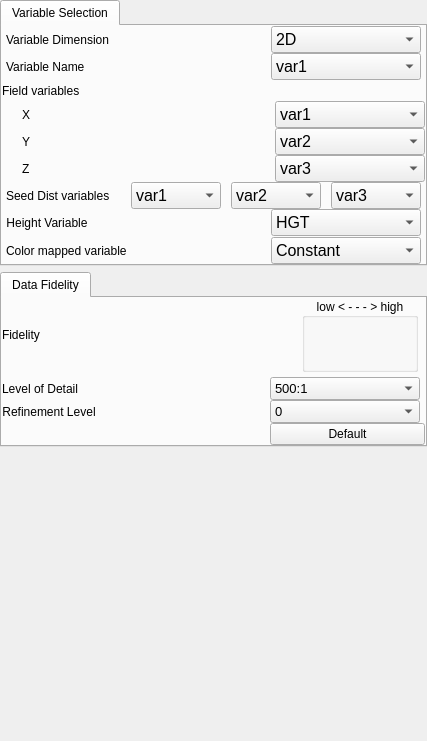
<?xml version="1.0" encoding="UTF-8"?>
<ui version="4.0">
 <class>VariablesWidgetGUI</class>
 <widget class="QWidget" name="VariablesWidgetGUI">
  <property name="geometry">
   <rect>
    <x>0</x>
    <y>0</y>
    <width>427</width>
    <height>741</height>
   </rect>
  </property>
  <property name="maximumSize">
   <size>
    <width>16777215</width>
    <height>16777215</height>
   </size>
  </property>
  <property name="windowTitle">
   <string>Form</string>
  </property>
  <property name="whatsThis">
   <string>This tab allows the user to select the variables that they want to render, and the resolution at which they would like to render them.</string>
  </property>
  <layout class="QVBoxLayout" name="verticalLayout_4">
   <property name="spacing">
    <number>-1</number>
   </property>
   <property name="leftMargin">
    <number>0</number>
   </property>
   <property name="topMargin">
    <number>0</number>
   </property>
   <property name="rightMargin">
    <number>0</number>
   </property>
   <property name="bottomMargin">
    <number>0</number>
   </property>
   <item>
    <widget class="QTabWidget" name="variableSelectionWidget">
     <property name="sizePolicy">
      <sizepolicy hsizetype="Expanding" vsizetype="Minimum">
       <horstretch>0</horstretch>
       <verstretch>0</verstretch>
      </sizepolicy>
     </property>
     <property name="maximumSize">
      <size>
       <width>16777215</width>
       <height>2500</height>
      </size>
     </property>
     <property name="currentIndex">
      <number>0</number>
     </property>
     <widget class="QWidget" name="tab_2">
      <attribute name="title">
       <string>Variable Selection</string>
      </attribute>
      <layout class="QVBoxLayout" name="verticalLayout_2">
       <property name="spacing">
        <number>0</number>
       </property>
       <property name="leftMargin">
        <number>0</number>
       </property>
       <property name="topMargin">
        <number>0</number>
       </property>
       <property name="rightMargin">
        <number>0</number>
       </property>
       <property name="bottomMargin">
        <number>0</number>
       </property>
       <item>
        <widget class="QFrame" name="dimensionFrame">
         <property name="sizePolicy">
          <sizepolicy hsizetype="Preferred" vsizetype="Minimum">
           <horstretch>0</horstretch>
           <verstretch>0</verstretch>
          </sizepolicy>
         </property>
         <property name="frameShape">
          <enum>QFrame::NoFrame</enum>
         </property>
         <property name="frameShadow">
          <enum>QFrame::Plain</enum>
         </property>
         <property name="lineWidth">
          <number>0</number>
         </property>
         <layout class="QHBoxLayout" name="horizontalLayout_3">
          <property name="spacing">
           <number>0</number>
          </property>
          <property name="leftMargin">
           <number>4</number>
          </property>
          <property name="topMargin">
           <number>0</number>
          </property>
          <property name="rightMargin">
           <number>4</number>
          </property>
          <property name="bottomMargin">
           <number>0</number>
          </property>
          <item>
           <widget class="QLabel" name="label_9">
            <property name="statusTip">
             <string>Select either contours of 3D or 2D variables</string>
            </property>
            <property name="whatsThis">
             <string>&lt;html&gt;&lt;head/&gt;&lt;body&gt;&lt;p&gt;Isolines can be calculated from 3D variables along arbitrarily oriented planes, or from 2D variables along a horizontally oriented plane.&lt;/p&gt;&lt;/body&gt;&lt;/html&gt;</string>
            </property>
            <property name="text">
             <string>Variable Dimension</string>
            </property>
           </widget>
          </item>
          <item>
           <spacer name="horizontalSpacer_6">
            <property name="orientation">
             <enum>Qt::Horizontal</enum>
            </property>
            <property name="sizeHint" stdset="0">
             <size>
              <width>40</width>
              <height>20</height>
             </size>
            </property>
           </spacer>
          </item>
          <item>
           <widget class="QComboBox" name="dimensionCombo">
            <property name="minimumSize">
             <size>
              <width>150</width>
              <height>0</height>
             </size>
            </property>
            <property name="maximumSize">
             <size>
              <width>75</width>
              <height>16777215</height>
             </size>
            </property>
            <property name="font">
             <font>
              <pointsize>12</pointsize>
             </font>
            </property>
            <property name="toolTip">
             <string>Specify whether the contours are of 2D or 3D variables</string>
            </property>
            <property name="statusTip">
             <string>Select either contours of 3D or 2D variables</string>
            </property>
            <property name="whatsThis">
             <string>&lt;html&gt;&lt;head/&gt;&lt;body&gt;&lt;p&gt;Isolines can be calculated from 3D variables along arbitrarily oriented planes, or from 2D variables along a horizontally oriented plane.&lt;/p&gt;&lt;/body&gt;&lt;/html&gt;</string>
            </property>
            <item>
             <property name="text">
              <string>2D</string>
             </property>
            </item>
            <item>
             <property name="text">
              <string>3D</string>
             </property>
            </item>
           </widget>
          </item>
         </layout>
        </widget>
       </item>
       <item>
        <widget class="QFrame" name="singleVariableFrame">
         <property name="sizePolicy">
          <sizepolicy hsizetype="Preferred" vsizetype="Minimum">
           <horstretch>0</horstretch>
           <verstretch>0</verstretch>
          </sizepolicy>
         </property>
         <property name="frameShape">
          <enum>QFrame::NoFrame</enum>
         </property>
         <property name="frameShadow">
          <enum>QFrame::Plain</enum>
         </property>
         <property name="lineWidth">
          <number>0</number>
         </property>
         <layout class="QHBoxLayout" name="horizontalLayout_5">
          <property name="spacing">
           <number>0</number>
          </property>
          <property name="leftMargin">
           <number>4</number>
          </property>
          <property name="topMargin">
           <number>0</number>
          </property>
          <property name="rightMargin">
           <number>4</number>
          </property>
          <property name="bottomMargin">
           <number>0</number>
          </property>
          <item>
           <widget class="QLabel" name="singleVariableLabel">
            <property name="statusTip">
             <string>Select either contours of 3D or 2D variables</string>
            </property>
            <property name="whatsThis">
             <string>&lt;html&gt;&lt;head/&gt;&lt;body&gt;&lt;p&gt;Isolines can be calculated from 3D variables along arbitrarily oriented planes, or from 2D variables along a horizontally oriented plane.&lt;/p&gt;&lt;/body&gt;&lt;/html&gt;</string>
            </property>
            <property name="text">
             <string>Variable Name</string>
            </property>
           </widget>
          </item>
          <item>
           <spacer name="horizontalSpacer_11">
            <property name="orientation">
             <enum>Qt::Horizontal</enum>
            </property>
            <property name="sizeHint" stdset="0">
             <size>
              <width>40</width>
              <height>20</height>
             </size>
            </property>
           </spacer>
          </item>
          <item>
           <widget class="QComboBox" name="varnameCombo">
            <property name="minimumSize">
             <size>
              <width>150</width>
              <height>0</height>
             </size>
            </property>
            <property name="maximumSize">
             <size>
              <width>75</width>
              <height>16777215</height>
             </size>
            </property>
            <property name="font">
             <font>
              <pointsize>12</pointsize>
             </font>
            </property>
            <property name="toolTip">
             <string>Specify whether the contours are of 2D or 3D variables</string>
            </property>
            <property name="statusTip">
             <string>Select either contours of 3D or 2D variables</string>
            </property>
            <property name="whatsThis">
             <string>&lt;html&gt;&lt;head/&gt;&lt;body&gt;&lt;p&gt;Isolines can be calculated from 3D variables along arbitrarily oriented planes, or from 2D variables along a horizontally oriented plane.&lt;/p&gt;&lt;/body&gt;&lt;/html&gt;</string>
            </property>
            <item>
             <property name="text">
              <string>var1</string>
             </property>
            </item>
           </widget>
          </item>
         </layout>
        </widget>
       </item>
       <item>
        <widget class="QFrame" name="fieldVariableFrame">
         <property name="sizePolicy">
          <sizepolicy hsizetype="Preferred" vsizetype="Minimum">
           <horstretch>0</horstretch>
           <verstretch>0</verstretch>
          </sizepolicy>
         </property>
         <property name="frameShape">
          <enum>QFrame::NoFrame</enum>
         </property>
         <property name="frameShadow">
          <enum>QFrame::Plain</enum>
         </property>
         <property name="lineWidth">
          <number>0</number>
         </property>
         <layout class="QVBoxLayout" name="verticalLayout_5">
          <property name="spacing">
           <number>0</number>
          </property>
          <property name="leftMargin">
           <number>0</number>
          </property>
          <property name="topMargin">
           <number>0</number>
          </property>
          <property name="rightMargin">
           <number>0</number>
          </property>
          <property name="bottomMargin">
           <number>0</number>
          </property>
          <item>
           <widget class="QFrame" name="frame_4">
            <property name="frameShape">
             <enum>QFrame::NoFrame</enum>
            </property>
            <property name="frameShadow">
             <enum>QFrame::Plain</enum>
            </property>
            <layout class="QHBoxLayout" name="horizontalLayout_9">
             <property name="spacing">
              <number>0</number>
             </property>
             <property name="leftMargin">
              <number>0</number>
             </property>
             <property name="topMargin">
              <number>0</number>
             </property>
             <property name="rightMargin">
              <number>0</number>
             </property>
             <property name="bottomMargin">
              <number>0</number>
             </property>
             <item>
              <widget class="QLabel" name="label_12">
               <property name="statusTip">
                <string>Select either contours of 3D or 2D variables</string>
               </property>
               <property name="whatsThis">
                <string>&lt;html&gt;&lt;head/&gt;&lt;body&gt;&lt;p&gt;Isolines can be calculated from 3D variables along arbitrarily oriented planes, or from 2D variables along a horizontally oriented plane.&lt;/p&gt;&lt;/body&gt;&lt;/html&gt;</string>
               </property>
               <property name="text">
                <string>Field variables</string>
               </property>
              </widget>
             </item>
             <item>
              <spacer name="horizontalSpacer_10">
               <property name="orientation">
                <enum>Qt::Horizontal</enum>
               </property>
               <property name="sizeHint" stdset="0">
                <size>
                 <width>40</width>
                 <height>20</height>
                </size>
               </property>
              </spacer>
             </item>
            </layout>
           </widget>
          </item>
          <item>
           <widget class="QFrame" name="frame">
            <property name="frameShape">
             <enum>QFrame::NoFrame</enum>
            </property>
            <property name="frameShadow">
             <enum>QFrame::Raised</enum>
            </property>
            <layout class="QHBoxLayout" name="horizontalLayout_7">
             <property name="spacing">
              <number>0</number>
             </property>
             <property name="leftMargin">
              <number>0</number>
             </property>
             <property name="topMargin">
              <number>0</number>
             </property>
             <property name="rightMargin">
              <number>0</number>
             </property>
             <property name="bottomMargin">
              <number>0</number>
             </property>
             <item>
              <spacer name="horizontalSpacer_14">
               <property name="orientation">
                <enum>Qt::Horizontal</enum>
               </property>
               <property name="sizeType">
                <enum>QSizePolicy::Fixed</enum>
               </property>
               <property name="sizeHint" stdset="0">
                <size>
                 <width>20</width>
                 <height>20</height>
                </size>
               </property>
              </spacer>
             </item>
             <item>
              <widget class="QLabel" name="label">
               <property name="text">
                <string>X</string>
               </property>
              </widget>
             </item>
             <item>
              <spacer name="horizontalSpacer">
               <property name="orientation">
                <enum>Qt::Horizontal</enum>
               </property>
               <property name="sizeType">
                <enum>QSizePolicy::Expanding</enum>
               </property>
               <property name="sizeHint" stdset="0">
                <size>
                 <width>10</width>
                 <height>20</height>
                </size>
               </property>
              </spacer>
             </item>
             <item>
              <widget class="QComboBox" name="varCombo1">
               <property name="minimumSize">
                <size>
                 <width>150</width>
                 <height>0</height>
                </size>
               </property>
               <property name="maximumSize">
                <size>
                 <width>75</width>
                 <height>16777215</height>
                </size>
               </property>
               <property name="font">
                <font>
                 <pointsize>12</pointsize>
                </font>
               </property>
               <property name="whatsThis">
                <string>Field variables specify the X Y and Z vector components that comprise your current renderer's input variables.</string>
               </property>
               <item>
                <property name="text">
                 <string>var1</string>
                </property>
               </item>
              </widget>
             </item>
            </layout>
           </widget>
          </item>
          <item>
           <widget class="QFrame" name="frame_2">
            <property name="frameShape">
             <enum>QFrame::NoFrame</enum>
            </property>
            <property name="frameShadow">
             <enum>QFrame::Raised</enum>
            </property>
            <layout class="QHBoxLayout" name="horizontalLayout_6">
             <property name="spacing">
              <number>0</number>
             </property>
             <property name="leftMargin">
              <number>0</number>
             </property>
             <property name="topMargin">
              <number>0</number>
             </property>
             <property name="rightMargin">
              <number>0</number>
             </property>
             <property name="bottomMargin">
              <number>0</number>
             </property>
             <item>
              <spacer name="horizontalSpacer_16">
               <property name="orientation">
                <enum>Qt::Horizontal</enum>
               </property>
               <property name="sizeType">
                <enum>QSizePolicy::Fixed</enum>
               </property>
               <property name="sizeHint" stdset="0">
                <size>
                 <width>20</width>
                 <height>20</height>
                </size>
               </property>
              </spacer>
             </item>
             <item>
              <widget class="QLabel" name="label_2">
               <property name="text">
                <string>Y</string>
               </property>
              </widget>
             </item>
             <item>
              <spacer name="horizontalSpacer_12">
               <property name="orientation">
                <enum>Qt::Horizontal</enum>
               </property>
               <property name="sizeHint" stdset="0">
                <size>
                 <width>40</width>
                 <height>20</height>
                </size>
               </property>
              </spacer>
             </item>
             <item>
              <widget class="QComboBox" name="varCombo2">
               <property name="minimumSize">
                <size>
                 <width>150</width>
                 <height>0</height>
                </size>
               </property>
               <property name="maximumSize">
                <size>
                 <width>75</width>
                 <height>16777215</height>
                </size>
               </property>
               <property name="font">
                <font>
                 <pointsize>12</pointsize>
                </font>
               </property>
               <property name="whatsThis">
                <string>Field variables specify the X Y and Z vector components that comprise your current renderer's input variables.</string>
               </property>
               <item>
                <property name="text">
                 <string>var2</string>
                </property>
               </item>
              </widget>
             </item>
            </layout>
           </widget>
          </item>
          <item>
           <widget class="QFrame" name="frame_3">
            <property name="frameShape">
             <enum>QFrame::NoFrame</enum>
            </property>
            <property name="frameShadow">
             <enum>QFrame::Raised</enum>
            </property>
            <layout class="QHBoxLayout" name="horizontalLayout_2">
             <property name="spacing">
              <number>0</number>
             </property>
             <property name="leftMargin">
              <number>0</number>
             </property>
             <property name="topMargin">
              <number>0</number>
             </property>
             <property name="rightMargin">
              <number>0</number>
             </property>
             <property name="bottomMargin">
              <number>0</number>
             </property>
             <item>
              <spacer name="horizontalSpacer_17">
               <property name="orientation">
                <enum>Qt::Horizontal</enum>
               </property>
               <property name="sizeType">
                <enum>QSizePolicy::Fixed</enum>
               </property>
               <property name="sizeHint" stdset="0">
                <size>
                 <width>20</width>
                 <height>20</height>
                </size>
               </property>
              </spacer>
             </item>
             <item>
              <widget class="QLabel" name="label_3">
               <property name="text">
                <string>Z</string>
               </property>
              </widget>
             </item>
             <item>
              <spacer name="horizontalSpacer_3">
               <property name="orientation">
                <enum>Qt::Horizontal</enum>
               </property>
               <property name="sizeType">
                <enum>QSizePolicy::Expanding</enum>
               </property>
               <property name="sizeHint" stdset="0">
                <size>
                 <width>10</width>
                 <height>20</height>
                </size>
               </property>
              </spacer>
             </item>
             <item>
              <widget class="QComboBox" name="varCombo3">
               <property name="minimumSize">
                <size>
                 <width>150</width>
                 <height>0</height>
                </size>
               </property>
               <property name="maximumSize">
                <size>
                 <width>75</width>
                 <height>16777215</height>
                </size>
               </property>
               <property name="font">
                <font>
                 <pointsize>12</pointsize>
                </font>
               </property>
               <property name="whatsThis">
                <string>Field variables specify the X Y and Z vector components that comprise your current renderer's input variables.</string>
               </property>
               <item>
                <property name="text">
                 <string>var3</string>
                </property>
               </item>
              </widget>
             </item>
            </layout>
           </widget>
          </item>
         </layout>
        </widget>
       </item>
       <item>
        <widget class="QFrame" name="distribVariableFrame">
         <property name="sizePolicy">
          <sizepolicy hsizetype="Preferred" vsizetype="Minimum">
           <horstretch>0</horstretch>
           <verstretch>0</verstretch>
          </sizepolicy>
         </property>
         <property name="frameShape">
          <enum>QFrame::NoFrame</enum>
         </property>
         <property name="frameShadow">
          <enum>QFrame::Plain</enum>
         </property>
         <property name="lineWidth">
          <number>0</number>
         </property>
         <layout class="QHBoxLayout" name="horizontalLayout_8">
          <property name="spacing">
           <number>0</number>
          </property>
          <property name="leftMargin">
           <number>4</number>
          </property>
          <property name="topMargin">
           <number>0</number>
          </property>
          <property name="rightMargin">
           <number>4</number>
          </property>
          <property name="bottomMargin">
           <number>0</number>
          </property>
          <item>
           <widget class="QLabel" name="label_13">
            <property name="statusTip">
             <string>Select either contours of 3D or 2D variables</string>
            </property>
            <property name="whatsThis">
             <string>&lt;html&gt;&lt;head/&gt;&lt;body&gt;&lt;p&gt;Isolines can be calculated from 3D variables along arbitrarily oriented planes, or from 2D variables along a horizontally oriented plane.&lt;/p&gt;&lt;/body&gt;&lt;/html&gt;</string>
            </property>
            <property name="text">
             <string>Seed Dist variables</string>
            </property>
           </widget>
          </item>
          <item>
           <spacer name="horizontalSpacer_13">
            <property name="orientation">
             <enum>Qt::Horizontal</enum>
            </property>
            <property name="sizeHint" stdset="0">
             <size>
              <width>40</width>
              <height>20</height>
             </size>
            </property>
           </spacer>
          </item>
          <item>
           <widget class="QComboBox" name="distvarCombo1">
            <property name="minimumSize">
             <size>
              <width>90</width>
              <height>0</height>
             </size>
            </property>
            <property name="maximumSize">
             <size>
              <width>75</width>
              <height>16777215</height>
             </size>
            </property>
            <property name="font">
             <font>
              <pointsize>12</pointsize>
             </font>
            </property>
            <property name="whatsThis">
             <string>Seed distribution variables can be used to apply a bias to where seeds are inserted into the scene. </string>
            </property>
            <item>
             <property name="text">
              <string>var1</string>
             </property>
            </item>
           </widget>
          </item>
          <item>
           <spacer name="horizontalSpacer_4">
            <property name="orientation">
             <enum>Qt::Horizontal</enum>
            </property>
            <property name="sizeType">
             <enum>QSizePolicy::Fixed</enum>
            </property>
            <property name="sizeHint" stdset="0">
             <size>
              <width>10</width>
              <height>20</height>
             </size>
            </property>
           </spacer>
          </item>
          <item>
           <widget class="QComboBox" name="distvarCombo2">
            <property name="minimumSize">
             <size>
              <width>90</width>
              <height>0</height>
             </size>
            </property>
            <property name="maximumSize">
             <size>
              <width>75</width>
              <height>16777215</height>
             </size>
            </property>
            <property name="font">
             <font>
              <pointsize>12</pointsize>
             </font>
            </property>
            <property name="whatsThis">
             <string>Seed distribution variables can be used to apply a bias to where seeds are inserted into the scene. </string>
            </property>
            <item>
             <property name="text">
              <string>var2</string>
             </property>
            </item>
           </widget>
          </item>
          <item>
           <spacer name="horizontalSpacer_8">
            <property name="orientation">
             <enum>Qt::Horizontal</enum>
            </property>
            <property name="sizeType">
             <enum>QSizePolicy::Fixed</enum>
            </property>
            <property name="sizeHint" stdset="0">
             <size>
              <width>10</width>
              <height>20</height>
             </size>
            </property>
           </spacer>
          </item>
          <item>
           <widget class="QComboBox" name="distvarCombo3">
            <property name="minimumSize">
             <size>
              <width>90</width>
              <height>0</height>
             </size>
            </property>
            <property name="maximumSize">
             <size>
              <width>75</width>
              <height>16777215</height>
             </size>
            </property>
            <property name="font">
             <font>
              <pointsize>12</pointsize>
             </font>
            </property>
            <property name="whatsThis">
             <string>Seed distribution variables can be used to apply a bias to where seeds are inserted into the scene. </string>
            </property>
            <item>
             <property name="text">
              <string>var3</string>
             </property>
            </item>
           </widget>
          </item>
         </layout>
        </widget>
       </item>
       <item>
        <widget class="QFrame" name="heightVariableFrame">
         <property name="sizePolicy">
          <sizepolicy hsizetype="Preferred" vsizetype="Minimum">
           <horstretch>0</horstretch>
           <verstretch>0</verstretch>
          </sizepolicy>
         </property>
         <property name="frameShape">
          <enum>QFrame::NoFrame</enum>
         </property>
         <property name="frameShadow">
          <enum>QFrame::Plain</enum>
         </property>
         <property name="lineWidth">
          <number>0</number>
         </property>
         <layout class="QHBoxLayout" name="horizontalLayout_4">
          <property name="spacing">
           <number>0</number>
          </property>
          <property name="leftMargin">
           <number>4</number>
          </property>
          <property name="topMargin">
           <number>0</number>
          </property>
          <property name="rightMargin">
           <number>4</number>
          </property>
          <property name="bottomMargin">
           <number>0</number>
          </property>
          <item>
           <widget class="QLabel" name="variableLabel_2">
            <property name="text">
             <string>Height Variable</string>
            </property>
            <property name="alignment">
             <set>Qt::AlignCenter</set>
            </property>
           </widget>
          </item>
          <item>
           <spacer name="horizontalSpacer_7">
            <property name="orientation">
             <enum>Qt::Horizontal</enum>
            </property>
            <property name="sizeHint" stdset="0">
             <size>
              <width>40</width>
              <height>20</height>
             </size>
            </property>
           </spacer>
          </item>
          <item>
           <widget class="QComboBox" name="heightCombo">
            <property name="sizePolicy">
             <sizepolicy hsizetype="Maximum" vsizetype="Fixed">
              <horstretch>0</horstretch>
              <verstretch>0</verstretch>
             </sizepolicy>
            </property>
            <property name="minimumSize">
             <size>
              <width>150</width>
              <height>0</height>
             </size>
            </property>
            <property name="maximumSize">
             <size>
              <width>75</width>
              <height>16777215</height>
             </size>
            </property>
            <property name="font">
             <font>
              <family>MS Shell Dlg 2</family>
              <pointsize>12</pointsize>
             </font>
            </property>
            <property name="focusPolicy">
             <enum>Qt::ClickFocus</enum>
            </property>
            <property name="toolTip">
             <string>Specify name of variable used in contour lines</string>
            </property>
            <item>
             <property name="text">
              <string>HGT</string>
             </property>
            </item>
           </widget>
          </item>
         </layout>
        </widget>
       </item>
       <item>
        <widget class="QFrame" name="colorMappingFrame">
         <property name="sizePolicy">
          <sizepolicy hsizetype="Preferred" vsizetype="Minimum">
           <horstretch>0</horstretch>
           <verstretch>0</verstretch>
          </sizepolicy>
         </property>
         <layout class="QHBoxLayout" name="colorMappingLayout_2">
          <property name="spacing">
           <number>0</number>
          </property>
          <property name="leftMargin">
           <number>4</number>
          </property>
          <property name="topMargin">
           <number>0</number>
          </property>
          <property name="rightMargin">
           <number>4</number>
          </property>
          <property name="bottomMargin">
           <number>0</number>
          </property>
          <item>
           <widget class="QLabel" name="colorVarLabel">
            <property name="text">
             <string>Color mapped variable</string>
            </property>
           </widget>
          </item>
          <item>
           <spacer name="horizontalSpacer_15">
            <property name="orientation">
             <enum>Qt::Horizontal</enum>
            </property>
            <property name="sizeHint" stdset="0">
             <size>
              <width>40</width>
              <height>0</height>
             </size>
            </property>
           </spacer>
          </item>
          <item>
           <widget class="QComboBox" name="colormapVarCombo">
            <property name="minimumSize">
             <size>
              <width>150</width>
              <height>0</height>
             </size>
            </property>
            <property name="maximumSize">
             <size>
              <width>75</width>
              <height>16777215</height>
             </size>
            </property>
            <property name="font">
             <font>
              <pointsize>12</pointsize>
             </font>
            </property>
            <property name="layoutDirection">
             <enum>Qt::LeftToRight</enum>
            </property>
            <item>
             <property name="text">
              <string>Constant</string>
             </property>
            </item>
           </widget>
          </item>
         </layout>
        </widget>
       </item>
      </layout>
     </widget>
    </widget>
   </item>
   <item>
    <widget class="QTabWidget" name="fidelityTab">
     <property name="maximumSize">
      <size>
       <width>16777215</width>
       <height>175</height>
      </size>
     </property>
     <property name="currentIndex">
      <number>0</number>
     </property>
     <widget class="QWidget" name="tab">
      <attribute name="title">
       <string>Data Fidelity</string>
      </attribute>
      <layout class="QVBoxLayout" name="verticalLayout_3">
       <property name="spacing">
        <number>0</number>
       </property>
       <property name="leftMargin">
        <number>0</number>
       </property>
       <property name="topMargin">
        <number>0</number>
       </property>
       <property name="rightMargin">
        <number>0</number>
       </property>
       <property name="bottomMargin">
        <number>0</number>
       </property>
       <item>
        <layout class="QVBoxLayout" name="verticalLayout">
         <property name="spacing">
          <number>0</number>
         </property>
         <item>
          <layout class="QHBoxLayout" name="fidelityLayout">
           <property name="spacing">
            <number>0</number>
           </property>
           <property name="leftMargin">
            <number>0</number>
           </property>
           <property name="rightMargin">
            <number>7</number>
           </property>
           <property name="bottomMargin">
            <number>5</number>
           </property>
           <item>
            <widget class="QLabel" name="label_11">
             <property name="statusTip">
              <string>Select either contours of 3D or 2D variables</string>
             </property>
             <property name="whatsThis">
              <string>&lt;html&gt;&lt;head/&gt;&lt;body&gt;&lt;p&gt;Isolines can be calculated from 3D variables along arbitrarily oriented planes, or from 2D variables along a horizontally oriented plane.&lt;/p&gt;&lt;/body&gt;&lt;/html&gt;</string>
             </property>
             <property name="text">
              <string>Fidelity</string>
             </property>
            </widget>
           </item>
           <item>
            <spacer name="horizontalSpacer_2">
             <property name="orientation">
              <enum>Qt::Horizontal</enum>
             </property>
             <property name="sizeHint" stdset="0">
              <size>
               <width>40</width>
               <height>20</height>
              </size>
             </property>
            </spacer>
           </item>
           <item>
            <widget class="QGroupBox" name="fidelityBox">
             <property name="minimumSize">
              <size>
               <width>0</width>
               <height>50</height>
              </size>
             </property>
             <property name="whatsThis">
              <string>The fidelity setting controls both refinement levels and level of detail (LOD).  Click on the &quot;Set Default Fidelity&quot; button to establish a fidelity level that is interactive on the current platform.</string>
             </property>
             <property name="title">
              <string>low &lt; - - - &gt; high</string>
             </property>
             <property name="alignment">
              <set>Qt::AlignCenter</set>
             </property>
            </widget>
           </item>
          </layout>
         </item>
         <item>
          <layout class="QHBoxLayout" name="horizontalLayout">
           <property name="spacing">
            <number>0</number>
           </property>
           <property name="leftMargin">
            <number>0</number>
           </property>
           <property name="topMargin">
            <number>0</number>
           </property>
           <property name="rightMargin">
            <number>5</number>
           </property>
           <item>
            <widget class="QLabel" name="textLabel1_13">
             <property name="toolTip">
              <string>Select the compression level of the current isoline/contour plane</string>
             </property>
             <property name="text">
              <string>Level of Detail</string>
             </property>
             <property name="alignment">
              <set>Qt::AlignCenter</set>
             </property>
             <property name="wordWrap">
              <bool>false</bool>
             </property>
            </widget>
           </item>
           <item>
            <spacer name="spacer111">
             <property name="orientation">
              <enum>Qt::Horizontal</enum>
             </property>
             <property name="sizeType">
              <enum>QSizePolicy::Expanding</enum>
             </property>
             <property name="sizeHint" stdset="0">
              <size>
               <width>30</width>
               <height>20</height>
              </size>
             </property>
            </spacer>
           </item>
           <item>
            <widget class="QComboBox" name="lodCombo">
             <property name="minimumSize">
              <size>
               <width>150</width>
               <height>0</height>
              </size>
             </property>
             <property name="font">
              <font>
               <pointsize>10</pointsize>
              </font>
             </property>
             <property name="focusPolicy">
              <enum>Qt::ClickFocus</enum>
             </property>
             <property name="toolTip">
              <string>&lt;html&gt;&lt;head/&gt;&lt;body&gt;&lt;p&gt;Specify the approximation level (compression) for the data being used to calculate contour lines.&lt;/p&gt;&lt;/body&gt;&lt;/html&gt;</string>
             </property>
             <property name="whatsThis">
              <string>The refinement level parameter and (in the case of VDC2 data) the level of detail (LOD) parameter control the quality of the approximation used when visualizing a variable.  The Refinement parameter selects the grid resolutiion.  Coarser resolutions require less memory (RAM); less computation by the visualization algorithms; and for VDC1 data, less storage space on disk, therefore less time to read the data.  For VDC2 data the Refinement level has no impact on disk storage.  The LOD parameter, which is only available for VDC2 data sets, selects a compression level.  Variables with greater compression require less disk storage and can thus be read from disk by vaporgui more quickly, but have no impact on memory  (RAM) or computation time required by the visualziation algorithms.  For both LOD and Refinement, level 0 corresponds to the coarsest approximation available.</string>
             </property>
             <property name="maxCount">
              <number>5</number>
             </property>
             <item>
              <property name="text">
               <string>500:1</string>
              </property>
             </item>
             <item>
              <property name="text">
               <string>100:1</string>
              </property>
             </item>
             <item>
              <property name="text">
               <string>10:1</string>
              </property>
             </item>
             <item>
              <property name="text">
               <string>1:1</string>
              </property>
             </item>
            </widget>
           </item>
          </layout>
         </item>
         <item>
          <layout class="QHBoxLayout" name="horizontalLayout_12">
           <property name="spacing">
            <number>0</number>
           </property>
           <property name="topMargin">
            <number>0</number>
           </property>
           <property name="rightMargin">
            <number>5</number>
           </property>
           <item>
            <widget class="QLabel" name="textLabel1_2">
             <property name="toolTip">
              <string>Select the refinement level (resolution) of the current isoline/contour plane</string>
             </property>
             <property name="text">
              <string>Refinement Level</string>
             </property>
             <property name="alignment">
              <set>Qt::AlignCenter</set>
             </property>
             <property name="wordWrap">
              <bool>false</bool>
             </property>
            </widget>
           </item>
           <item>
            <spacer name="horizontalSpacer_5">
             <property name="orientation">
              <enum>Qt::Horizontal</enum>
             </property>
             <property name="sizeHint" stdset="0">
              <size>
               <width>40</width>
               <height>20</height>
              </size>
             </property>
            </spacer>
           </item>
           <item>
            <widget class="QComboBox" name="refinementCombo">
             <property name="minimumSize">
              <size>
               <width>150</width>
               <height>0</height>
              </size>
             </property>
             <property name="font">
              <font>
               <pointsize>10</pointsize>
              </font>
             </property>
             <property name="focusPolicy">
              <enum>Qt::ClickFocus</enum>
             </property>
             <property name="toolTip">
              <string>&lt;html&gt;&lt;head/&gt;&lt;body&gt;&lt;p&gt;Select the refinement level (resolution) of the data used to calculate contour lines.&lt;/p&gt;&lt;/body&gt;&lt;/html&gt;</string>
             </property>
             <property name="whatsThis">
              <string>The refinement level parameter and (in the case of VDC2 data) the level of detail (LOD) parameter control the quality of the approximation used when visualizing a variable.  The Refinement parameter selects the grid resolutiion.  Coarser resolutions require less memory (RAM); less computation by the visualization algorithms; and for VDC1 data, less storage space on disk, therefore less time to read the data.  For VDC2 data the Refinement level has no impact on disk storage.  The LOD parameter, which is only available for VDC2 data sets, selects a compression level.  Variables with greater compression require less disk storage and can thus be read from disk by vaporgui more quickly, but have no impact on memory  (RAM) or computation time required by the visualziation algorithms.  For both LOD and Refinement, level 0 corresponds to the coarsest approximation available.</string>
             </property>
             <property name="maxCount">
              <number>5</number>
             </property>
             <item>
              <property name="text">
               <string>0</string>
              </property>
             </item>
             <item>
              <property name="text">
               <string>1</string>
              </property>
             </item>
             <item>
              <property name="text">
               <string>2</string>
              </property>
             </item>
             <item>
              <property name="text">
               <string>3</string>
              </property>
             </item>
             <item>
              <property name="text">
               <string>5</string>
              </property>
             </item>
            </widget>
           </item>
          </layout>
         </item>
         <item>
          <layout class="QHBoxLayout" name="horizontalLayout_13">
           <property name="spacing">
            <number>0</number>
           </property>
           <property name="bottomMargin">
            <number>0</number>
           </property>
           <item>
            <spacer name="horizontalSpacer_9">
             <property name="orientation">
              <enum>Qt::Horizontal</enum>
             </property>
             <property name="sizeHint" stdset="0">
              <size>
               <width>40</width>
               <height>20</height>
              </size>
             </property>
            </spacer>
           </item>
           <item>
            <widget class="QPushButton" name="fidelityDefaultButton">
             <property name="minimumSize">
              <size>
               <width>155</width>
               <height>0</height>
              </size>
             </property>
             <property name="toolTip">
              <string>&lt;html&gt;&lt;head/&gt;&lt;body&gt;&lt;p&gt;Click to set default Fidelity to current LOD and refinement levels.  The default can optionally be saved in user preferences.&lt;/p&gt;&lt;/body&gt;&lt;/html&gt;</string>
             </property>
             <property name="whatsThis">
              <string>The fidelity setting controls both refinement levels and level of detail (LOD).  Click on the &quot;Set Default Fidelity&quot; button to establish a fidelity level that is interactive on the current platform.</string>
             </property>
             <property name="text">
              <string>Default</string>
             </property>
            </widget>
           </item>
          </layout>
         </item>
        </layout>
       </item>
      </layout>
     </widget>
    </widget>
   </item>
   <item>
    <spacer name="verticalSpacer">
     <property name="orientation">
      <enum>Qt::Vertical</enum>
     </property>
     <property name="sizeHint" stdset="0">
      <size>
       <width>20</width>
       <height>120</height>
      </size>
     </property>
    </spacer>
   </item>
  </layout>
 </widget>
 <resources/>
 <connections/>
</ui>
